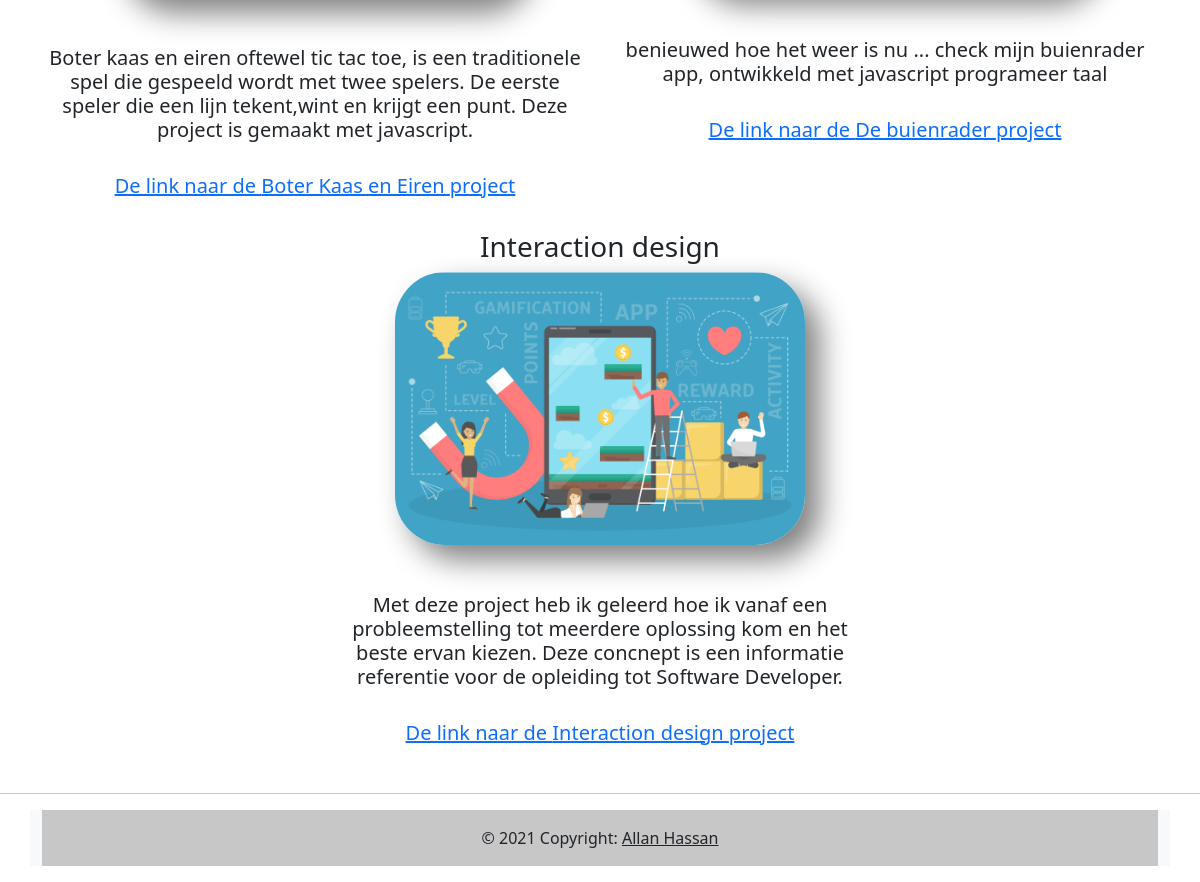
The page /projecten (lower part) on the database as committed earlier.
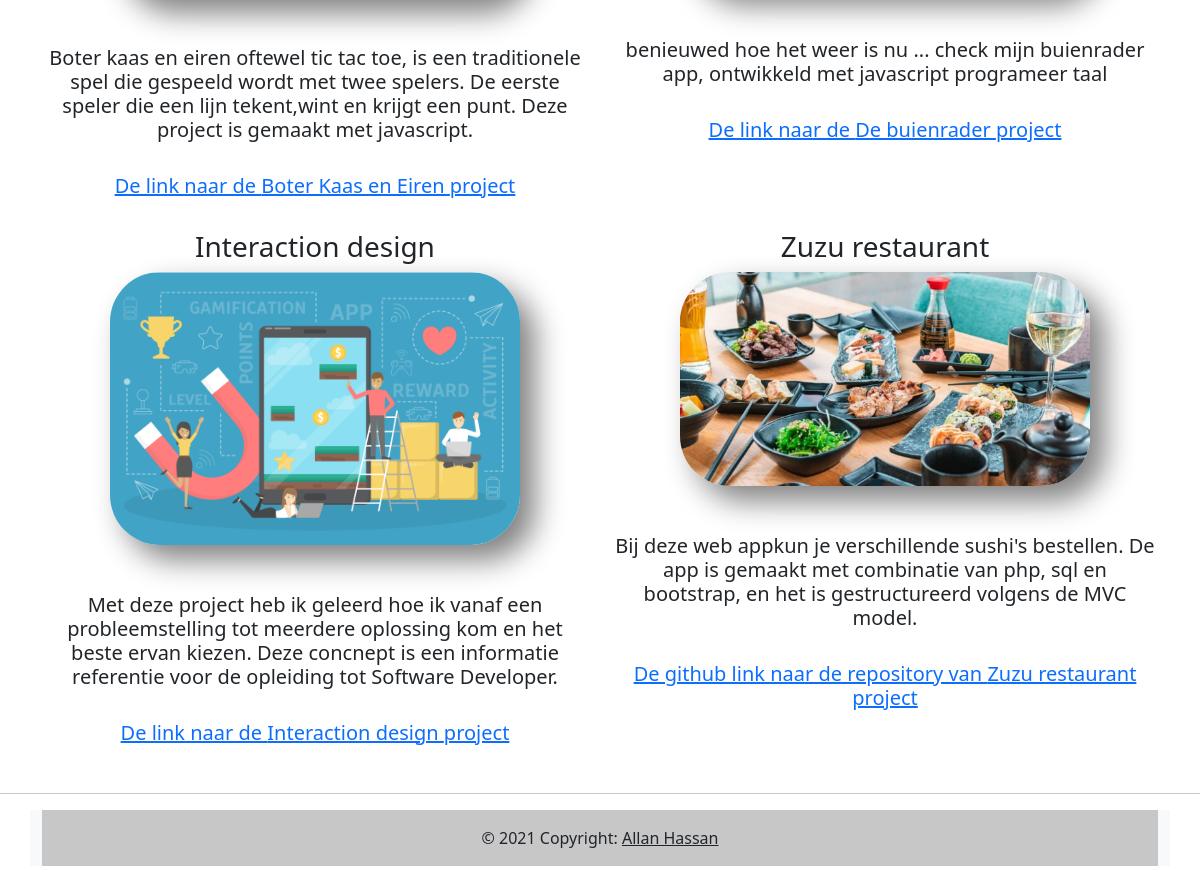
The same page on the database as committed later.
### tables this page shows
CREATE TABLE `project` (
  `id` int(11) NOT NULL,
  `name` varchar(255) NOT NULL,
  `picture` varchar(512) NOT NULL,
  `description` text NOT NULL,
  `github_link` varchar(255) DEFAULT NULL,
  `page_link` varchar(255) DEFAULT NULL
);

### Templates/projecten.php (the view, shortened to what this page needs)
<!doctype html>
<html lang="en">
<head>
    <?php
    include_once ('../Templates/defaults/head.php');
    global $pdo;
    $query=$pdo->prepare("SELECT * FROM project");
    $query->execute();
    $projects=$query->fetchAll(PDO::FETCH_CLASS);
    ?>
</head>
<body>
    <section id="projecten" class="container">
        <?php
        echo "<div class='row'>";
        foreach ($projects as $project){
            echo "<card class='col-lg-6 container'>";
            echo "<h3 class=' text-center themeable-text'>$project->name </h3>";
            echo "<img src='./img/$project->picture' class='mx-auto d-block img-fluid w-75 mw-75 project-img'>";
            echo "<h5 class='text-center themeable-text pt-5'>$project->description</h5>";
            if($project->github_link){
                echo "<a class='p-5 ' href='$project->github_link' target='_blank'><h5 class='text-center'> De github link naar de repository van $project->name project</h5></a>";
            }
            else if($project->page_link){
                echo "<a class='p-5' href='$project->page_link' target='_blank'><h5 class='text-center'>De link naar de $project->name project</h5> </a>";
            }
            echo "</card>";
        }
        echo "</div>";
        ?>
    </section>
    <hr>
</body>
</html>

### Public/index.php (shortened to what this page needs)
<!doctype html>
<html lang="en">
<head>
    <?php
    include_once ('../Templates/defaults/head.php');
    ?>
</head>
<body>
<?php
$request = $_SERVER['REQUEST_URI'];
$params = explode("/", $request);
switch($params[1]){
    case 'projecten':
        include_once ('../Templates/projecten.php');
        include_once ('../Templates/defaults/footer.php');
        break;
}
?>
</body>
</html>

### Templates/defaults/head.php (shortened to what this page needs)
<head>
    <link rel="stylesheet" type="text/css" href="/CSS/bootstrap.css">
    <link rel="stylesheet" type="text/css" href="/CSS/style.css">
</head>

### Templates/defaults/footer.php
<footer class="container bg-light text-center text-lg-start mb-3">
    <div class="text-center p-3" style="background-color: rgba(0, 0, 0, 0.2);">
        © 2021 Copyright:
        <a class="text-dark" href="#!">Allan Hassan</a>
    </div>
</footer>

### Public/CSS/style.css (style rules this page uses)
* { transition: 200ms; }
.project-img { border-radius: 50px; box-shadow: 15px 15px 30px gray; }

Rows that differ between the two databases and show on the page:
added project: name "Zuzu restaurant", picture (picture), description "Bij deze web appkun je verschillende sushi's bestellen. De app is gemaakt met combinatie van php, sql en bootstrap, en het is gestructureerd volgens de MVC model."
